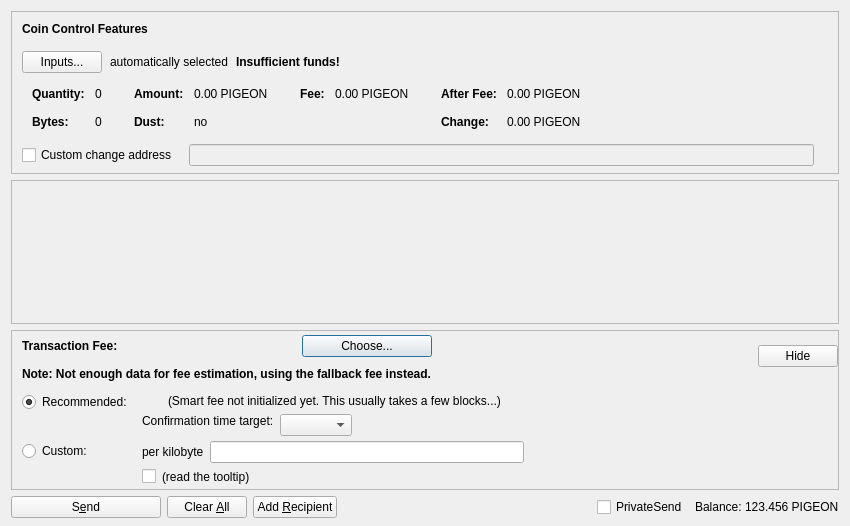
<?xml version="1.0" encoding="UTF-8"?>
<ui version="4.0">
 <class>SendCoinsDialog</class>
 <widget class="QDialog" name="SendCoinsDialog">
  <property name="geometry">
   <rect>
    <x>0</x>
    <y>0</y>
    <width>850</width>
    <height>526</height>
   </rect>
  </property>
  <property name="windowTitle">
   <string>Send Coins</string>
  </property>
  <layout class="QVBoxLayout" name="verticalLayout" stretch="0,1,0,0">
   <property name="bottomMargin">
    <number>8</number>
   </property>
   <item>
    <widget class="QFrame" name="frameCoinControl">
     <property name="sizePolicy">
      <sizepolicy hsizetype="Expanding" vsizetype="Expanding">
       <horstretch>0</horstretch>
       <verstretch>0</verstretch>
      </sizepolicy>
     </property>
     <property name="maximumSize">
      <size>
       <width>16777215</width>
       <height>16777215</height>
      </size>
     </property>
     <property name="frameShape">
      <enum>QFrame::StyledPanel</enum>
     </property>
     <property name="frameShadow">
      <enum>QFrame::Sunken</enum>
     </property>
     <layout class="QVBoxLayout" name="verticalLayoutCoinControl2">
      <property name="spacing">
       <number>0</number>
      </property>
      <property name="leftMargin">
       <number>0</number>
      </property>
      <property name="topMargin">
       <number>0</number>
      </property>
      <property name="rightMargin">
       <number>0</number>
      </property>
      <property name="bottomMargin">
       <number>6</number>
      </property>
      <item>
       <layout class="QVBoxLayout" name="verticalLayoutCoinControl" stretch="0,0,0,0,1">
        <property name="spacing">
         <number>0</number>
        </property>
        <property name="leftMargin">
         <number>10</number>
        </property>
        <property name="topMargin">
         <number>10</number>
        </property>
        <item>
         <layout class="QHBoxLayout" name="horizontalLayoutCoinControl1">
          <property name="bottomMargin">
           <number>15</number>
          </property>
          <item>
           <widget class="QLabel" name="labelCoinControlFeatures">
            <property name="sizePolicy">
             <sizepolicy hsizetype="Preferred" vsizetype="Maximum">
              <horstretch>0</horstretch>
              <verstretch>0</verstretch>
             </sizepolicy>
            </property>
            <property name="font">
             <font>
              <weight>75</weight>
              <bold>true</bold>
             </font>
            </property>
            <property name="styleSheet">
             <string notr="true">font-weight:bold;</string>
            </property>
            <property name="text">
             <string>Coin Control Features</string>
            </property>
           </widget>
          </item>
         </layout>
        </item>
        <item>
         <layout class="QHBoxLayout" name="horizontalLayoutCoinControl2" stretch="0,0,0,0">
          <property name="spacing">
           <number>8</number>
          </property>
          <property name="bottomMargin">
           <number>10</number>
          </property>
          <item>
           <widget class="QPushButton" name="pushButtonCoinControl">
            <property name="styleSheet">
             <string notr="true"/>
            </property>
            <property name="text">
             <string>Inputs...</string>
            </property>
            <property name="autoDefault">
             <bool>false</bool>
            </property>
           </widget>
          </item>
          <item>
           <widget class="QLabel" name="labelCoinControlAutomaticallySelected">
            <property name="text">
             <string>automatically selected</string>
            </property>
            <property name="margin">
             <number>5</number>
            </property>
           </widget>
          </item>
          <item>
           <widget class="QLabel" name="labelCoinControlInsuffFunds">
            <property name="font">
             <font>
              <weight>75</weight>
              <bold>true</bold>
             </font>
            </property>
            <property name="styleSheet">
             <string notr="true">font-weight:bold;</string>
            </property>
            <property name="text">
             <string>Insufficient funds!</string>
            </property>
            <property name="margin">
             <number>5</number>
            </property>
           </widget>
          </item>
          <item>
           <spacer name="horizontalSpacerCoinControl">
            <property name="orientation">
             <enum>Qt::Horizontal</enum>
            </property>
            <property name="sizeHint" stdset="0">
             <size>
              <width>40</width>
              <height>1</height>
             </size>
            </property>
           </spacer>
          </item>
         </layout>
        </item>
        <item>
         <widget class="QWidget" name="widgetCoinControl" native="true">
          <property name="sizePolicy">
           <sizepolicy hsizetype="Preferred" vsizetype="Preferred">
            <horstretch>0</horstretch>
            <verstretch>0</verstretch>
           </sizepolicy>
          </property>
          <property name="minimumSize">
           <size>
            <width>0</width>
            <height>0</height>
           </size>
          </property>
          <property name="styleSheet">
           <string notr="true"/>
          </property>
          <layout class="QHBoxLayout" name="horizontalLayoutCoinControl5">
           <property name="leftMargin">
            <number>0</number>
           </property>
           <property name="topMargin">
            <number>0</number>
           </property>
           <property name="rightMargin">
            <number>0</number>
           </property>
           <property name="bottomMargin">
            <number>0</number>
           </property>
           <item>
            <layout class="QHBoxLayout" name="horizontalLayoutCoinControl3" stretch="0,0,0,1">
             <property name="spacing">
              <number>20</number>
             </property>
             <property name="topMargin">
              <number>0</number>
             </property>
             <property name="bottomMargin">
              <number>10</number>
             </property>
             <item>
              <layout class="QFormLayout" name="formLayoutCoinControl1">
               <property name="horizontalSpacing">
                <number>10</number>
               </property>
               <property name="verticalSpacing">
                <number>14</number>
               </property>
               <property name="leftMargin">
                <number>10</number>
               </property>
               <property name="topMargin">
                <number>4</number>
               </property>
               <property name="rightMargin">
                <number>6</number>
               </property>
               <item row="0" column="0">
                <widget class="QLabel" name="labelCoinControlQuantityText">
                 <property name="font">
                  <font>
                   <weight>75</weight>
                   <bold>true</bold>
                  </font>
                 </property>
                 <property name="text">
                  <string>Quantity:</string>
                 </property>
                 <property name="margin">
                  <number>0</number>
                 </property>
                </widget>
               </item>
               <item row="0" column="1">
                <widget class="QLabel" name="labelCoinControlQuantity">
                 <property name="cursor">
                  <cursorShape>IBeamCursor</cursorShape>
                 </property>
                 <property name="contextMenuPolicy">
                  <enum>Qt::ActionsContextMenu</enum>
                 </property>
                 <property name="text">
                  <string notr="true">0</string>
                 </property>
                 <property name="margin">
                  <number>0</number>
                 </property>
                 <property name="textInteractionFlags">
                  <set>Qt::LinksAccessibleByMouse|Qt::TextSelectableByKeyboard|Qt::TextSelectableByMouse</set>
                 </property>
                </widget>
               </item>
               <item row="1" column="0">
                <widget class="QLabel" name="labelCoinControlBytesText">
                 <property name="font">
                  <font>
                   <weight>75</weight>
                   <bold>true</bold>
                  </font>
                 </property>
                 <property name="text">
                  <string>Bytes:</string>
                 </property>
                </widget>
               </item>
               <item row="1" column="1">
                <widget class="QLabel" name="labelCoinControlBytes">
                 <property name="cursor">
                  <cursorShape>IBeamCursor</cursorShape>
                 </property>
                 <property name="contextMenuPolicy">
                  <enum>Qt::ActionsContextMenu</enum>
                 </property>
                 <property name="text">
                  <string notr="true">0</string>
                 </property>
                 <property name="textInteractionFlags">
                  <set>Qt::LinksAccessibleByMouse|Qt::TextSelectableByKeyboard|Qt::TextSelectableByMouse</set>
                 </property>
                </widget>
               </item>
              </layout>
             </item>
             <item>
              <layout class="QFormLayout" name="formLayoutCoinControl2">
               <property name="horizontalSpacing">
                <number>10</number>
               </property>
               <property name="verticalSpacing">
                <number>14</number>
               </property>
               <property name="leftMargin">
                <number>6</number>
               </property>
               <property name="topMargin">
                <number>4</number>
               </property>
               <property name="rightMargin">
                <number>6</number>
               </property>
               <item row="0" column="0">
                <widget class="QLabel" name="labelCoinControlAmountText">
                 <property name="font">
                  <font>
                   <weight>75</weight>
                   <bold>true</bold>
                  </font>
                 </property>
                 <property name="text">
                  <string>Amount:</string>
                 </property>
                 <property name="margin">
                  <number>0</number>
                 </property>
                </widget>
               </item>
               <item row="0" column="1">
                <widget class="QLabel" name="labelCoinControlAmount">
                 <property name="cursor">
                  <cursorShape>IBeamCursor</cursorShape>
                 </property>
                 <property name="contextMenuPolicy">
                  <enum>Qt::ActionsContextMenu</enum>
                 </property>
                 <property name="text">
                  <string notr="true">0.00 PIGEON</string>
                 </property>
                 <property name="textInteractionFlags">
                  <set>Qt::LinksAccessibleByMouse|Qt::TextSelectableByKeyboard|Qt::TextSelectableByMouse</set>
                 </property>
                </widget>
               </item>
               <item row="1" column="0">
                <widget class="QLabel" name="labelCoinControlLowOutputText">
                 <property name="font">
                  <font>
                   <weight>75</weight>
                   <bold>true</bold>
                  </font>
                 </property>
                 <property name="text">
                  <string>Dust:</string>
                 </property>
                </widget>
               </item>
               <item row="1" column="1">
                <widget class="QLabel" name="labelCoinControlLowOutput">
                 <property name="cursor">
                  <cursorShape>IBeamCursor</cursorShape>
                 </property>
                 <property name="contextMenuPolicy">
                  <enum>Qt::ActionsContextMenu</enum>
                 </property>
                 <property name="text">
                  <string notr="true">no</string>
                 </property>
                 <property name="textInteractionFlags">
                  <set>Qt::LinksAccessibleByMouse|Qt::TextSelectableByKeyboard|Qt::TextSelectableByMouse</set>
                 </property>
                </widget>
               </item>
              </layout>
             </item>
             <item>
              <layout class="QFormLayout" name="formLayoutCoinControl3">
               <property name="horizontalSpacing">
                <number>10</number>
               </property>
               <property name="verticalSpacing">
                <number>14</number>
               </property>
               <property name="leftMargin">
                <number>6</number>
               </property>
               <property name="topMargin">
                <number>4</number>
               </property>
               <property name="rightMargin">
                <number>6</number>
               </property>
               <item row="0" column="0">
                <widget class="QLabel" name="labelCoinControlFeeText">
                 <property name="font">
                  <font>
                   <weight>75</weight>
                   <bold>true</bold>
                  </font>
                 </property>
                 <property name="text">
                  <string>Fee:</string>
                 </property>
                 <property name="margin">
                  <number>0</number>
                 </property>
                </widget>
               </item>
               <item row="0" column="1">
                <widget class="QLabel" name="labelCoinControlFee">
                 <property name="cursor">
                  <cursorShape>IBeamCursor</cursorShape>
                 </property>
                 <property name="contextMenuPolicy">
                  <enum>Qt::ActionsContextMenu</enum>
                 </property>
                 <property name="text">
                  <string notr="true">0.00 PIGEON</string>
                 </property>
                 <property name="textInteractionFlags">
                  <set>Qt::LinksAccessibleByMouse|Qt::TextSelectableByKeyboard|Qt::TextSelectableByMouse</set>
                 </property>
                </widget>
               </item>
              </layout>
             </item>
             <item>
              <layout class="QFormLayout" name="formLayoutCoinControl4">
               <property name="horizontalSpacing">
                <number>10</number>
               </property>
               <property name="verticalSpacing">
                <number>14</number>
               </property>
               <property name="leftMargin">
                <number>6</number>
               </property>
               <property name="topMargin">
                <number>4</number>
               </property>
               <property name="rightMargin">
                <number>6</number>
               </property>
               <item row="0" column="0">
                <widget class="QLabel" name="labelCoinControlAfterFeeText">
                 <property name="font">
                  <font>
                   <weight>75</weight>
                   <bold>true</bold>
                  </font>
                 </property>
                 <property name="text">
                  <string>After Fee:</string>
                 </property>
                 <property name="margin">
                  <number>0</number>
                 </property>
                </widget>
               </item>
               <item row="0" column="1">
                <widget class="QLabel" name="labelCoinControlAfterFee">
                 <property name="cursor">
                  <cursorShape>IBeamCursor</cursorShape>
                 </property>
                 <property name="contextMenuPolicy">
                  <enum>Qt::ActionsContextMenu</enum>
                 </property>
                 <property name="text">
                  <string notr="true">0.00 PIGEON</string>
                 </property>
                 <property name="textInteractionFlags">
                  <set>Qt::LinksAccessibleByMouse|Qt::TextSelectableByKeyboard|Qt::TextSelectableByMouse</set>
                 </property>
                </widget>
               </item>
               <item row="1" column="0">
                <widget class="QLabel" name="labelCoinControlChangeText">
                 <property name="font">
                  <font>
                   <weight>75</weight>
                   <bold>true</bold>
                  </font>
                 </property>
                 <property name="text">
                  <string>Change:</string>
                 </property>
                </widget>
               </item>
               <item row="1" column="1">
                <widget class="QLabel" name="labelCoinControlChange">
                 <property name="cursor">
                  <cursorShape>IBeamCursor</cursorShape>
                 </property>
                 <property name="contextMenuPolicy">
                  <enum>Qt::ActionsContextMenu</enum>
                 </property>
                 <property name="text">
                  <string notr="true">0.00 PIGEON</string>
                 </property>
                 <property name="textInteractionFlags">
                  <set>Qt::LinksAccessibleByMouse|Qt::TextSelectableByKeyboard|Qt::TextSelectableByMouse</set>
                 </property>
                </widget>
               </item>
              </layout>
             </item>
            </layout>
           </item>
          </layout>
         </widget>
        </item>
        <item>
         <layout class="QHBoxLayout" name="horizontalLayoutCoinControl4" stretch="0,0,0">
          <property name="spacing">
           <number>12</number>
          </property>
          <property name="sizeConstraint">
           <enum>QLayout::SetDefaultConstraint</enum>
          </property>
          <property name="topMargin">
           <number>5</number>
          </property>
          <property name="rightMargin">
           <number>5</number>
          </property>
          <item>
           <widget class="QCheckBox" name="checkBoxCoinControlChange">
            <property name="toolTip">
             <string>If this is activated, but the change address is empty or invalid, change will be sent to a newly generated address.</string>
            </property>
            <property name="text">
             <string>Custom change address</string>
            </property>
           </widget>
          </item>
          <item>
           <widget class="QValidatedLineEdit" name="lineEditCoinControlChange">
            <property name="enabled">
             <bool>false</bool>
            </property>
            <property name="sizePolicy">
             <sizepolicy hsizetype="Expanding" vsizetype="Fixed">
              <horstretch>0</horstretch>
              <verstretch>0</verstretch>
             </sizepolicy>
            </property>
           </widget>
          </item>
          <item>
           <widget class="QLabel" name="labelCoinControlChangeLabel">
            <property name="sizePolicy">
             <sizepolicy hsizetype="Preferred" vsizetype="Expanding">
              <horstretch>0</horstretch>
              <verstretch>0</verstretch>
             </sizepolicy>
            </property>
            <property name="minimumSize">
             <size>
              <width>0</width>
              <height>0</height>
             </size>
            </property>
            <property name="text">
             <string/>
            </property>
            <property name="margin">
             <number>3</number>
            </property>
           </widget>
          </item>
         </layout>
        </item>
        <item>
         <spacer name="verticalSpacerCoinControl">
          <property name="orientation">
           <enum>Qt::Vertical</enum>
          </property>
          <property name="sizeHint" stdset="0">
           <size>
            <width>800</width>
            <height>1</height>
           </size>
          </property>
         </spacer>
        </item>
       </layout>
      </item>
     </layout>
    </widget>
   </item>
   <item>
    <widget class="QScrollArea" name="scrollArea">
     <property name="widgetResizable">
      <bool>true</bool>
     </property>
     <widget class="QWidget" name="scrollAreaWidgetContents">
      <property name="geometry">
       <rect>
        <x>0</x>
        <y>0</y>
        <width>830</width>
        <height>104</height>
       </rect>
      </property>
      <layout class="QVBoxLayout" name="verticalLayout_2" stretch="0,1">
       <property name="leftMargin">
        <number>0</number>
       </property>
       <property name="topMargin">
        <number>0</number>
       </property>
       <property name="rightMargin">
        <number>0</number>
       </property>
       <property name="bottomMargin">
        <number>0</number>
       </property>
       <item>
        <layout class="QVBoxLayout" name="entries">
         <property name="spacing">
          <number>6</number>
         </property>
        </layout>
       </item>
       <item>
        <spacer name="verticalSpacer">
         <property name="orientation">
          <enum>Qt::Vertical</enum>
         </property>
         <property name="sizeHint" stdset="0">
          <size>
           <width>20</width>
           <height>40</height>
          </size>
         </property>
        </spacer>
       </item>
      </layout>
     </widget>
    </widget>
   </item>
   <item>
    <widget class="QFrame" name="frameFee">
     <property name="sizePolicy">
      <sizepolicy hsizetype="Expanding" vsizetype="Expanding">
       <horstretch>0</horstretch>
       <verstretch>0</verstretch>
      </sizepolicy>
     </property>
     <property name="maximumSize">
      <size>
       <width>16777215</width>
       <height>16777215</height>
      </size>
     </property>
     <property name="frameShape">
      <enum>QFrame::StyledPanel</enum>
     </property>
     <property name="frameShadow">
      <enum>QFrame::Sunken</enum>
     </property>
     <layout class="QVBoxLayout" name="verticalLayoutFee1">
      <property name="spacing">
       <number>0</number>
      </property>
      <property name="leftMargin">
       <number>0</number>
      </property>
      <property name="topMargin">
       <number>0</number>
      </property>
      <property name="rightMargin">
       <number>0</number>
      </property>
      <property name="bottomMargin">
       <number>0</number>
      </property>
      <item>
       <layout class="QVBoxLayout" name="verticalLayoutFee2" stretch="0,0,0">
        <property name="spacing">
         <number>0</number>
        </property>
        <property name="leftMargin">
         <number>10</number>
        </property>
        <property name="topMargin">
         <number>0</number>
        </property>
        <item>
         <layout class="QHBoxLayout" name="horizontalLayoutFee1">
          <property name="bottomMargin">
           <number>0</number>
          </property>
          <item>
           <layout class="QVBoxLayout" name="verticalLayoutFee7">
            <property name="spacing">
             <number>0</number>
            </property>
            <item>
             <spacer name="verticalSpacerSmartFee">
              <property name="orientation">
               <enum>Qt::Vertical</enum>
              </property>
              <property name="sizeType">
               <enum>QSizePolicy::Fixed</enum>
              </property>
              <property name="sizeHint" stdset="0">
               <size>
                <width>1</width>
                <height>4</height>
               </size>
              </property>
             </spacer>
            </item>
            <item>
             <layout class="QHBoxLayout" name="horizontalLayoutSmartFee">
              <property name="spacing">
               <number>10</number>
              </property>
              <item>
               <widget class="QLabel" name="labelFeeHeadline">
                <property name="sizePolicy">
                 <sizepolicy hsizetype="Preferred" vsizetype="Maximum">
                  <horstretch>0</horstretch>
                  <verstretch>0</verstretch>
                 </sizepolicy>
                </property>
                <property name="font">
                 <font>
                  <weight>75</weight>
                  <bold>true</bold>
                 </font>
                </property>
                <property name="styleSheet">
                 <string notr="true">font-weight:bold;</string>
                </property>
                <property name="text">
                 <string>Transaction Fee:</string>
                </property>
               </widget>
              </item>
              <item>
               <widget class="QLabel" name="labelFeeMinimized">
                <property name="text">
                 <string/>
                </property>
               </widget>
              </item>
              <item>
               <widget class="QPushButton" name="buttonChooseFee">
                <property name="text">
                 <string>Choose...</string>
                </property>
               </widget>
              </item>
             </layout>
            </item>
            <item>
             <spacer name="verticalSpacer_7">
              <property name="orientation">
               <enum>Qt::Vertical</enum>
              </property>
              <property name="sizeHint" stdset="0">
               <size>
                <width>1</width>
                <height>10</height>
               </size>
              </property>
             </spacer>
            </item>
            <item>
             <widget class="QLabel" name="fallbackFeeWarningLabel">
              <property name="toolTip">
               <string>Using the fallbackfee can result in sending a transaction that will take several hours or days (or never) to confirm. Consider choosing your fee manually or wait until you have validated the complete chain.</string>
              </property>
              <property name="font">
              <font>
                  <weight>75</weight>
                  <bold>true</bold>
              </font>
              </property>
              <property name="text">
               <string>Note: Not enough data for fee estimation, using the fallback fee instead.</string>
              </property>
              <property name="wordWrap">
               <bool>false</bool>
              </property>
             </widget>
            </item>
            <item>
             <spacer name="verticalSpacer_5">
              <property name="orientation">
               <enum>Qt::Vertical</enum>
              </property>
              <property name="sizeHint" stdset="0">
               <size>
                <width>1</width>
                <height>1</height>
               </size>
              </property>
             </spacer>
            </item>
           </layout>
          </item>
          <item>
           <spacer name="horizontalSpacer_4">
            <property name="orientation">
             <enum>Qt::Horizontal</enum>
            </property>
            <property name="sizeHint" stdset="0">
             <size>
              <width>1</width>
              <height>1</height>
             </size>
            </property>
           </spacer>
          </item>
          <item>
           <widget class="QPushButton" name="buttonMinimizeFee">
            <property name="toolTip">
             <string>collapse fee-settings</string>
            </property>
            <property name="text">
             <string>Hide</string>
            </property>
           </widget>
          </item>
         </layout>
        </item>
        <item>
         <widget class="QFrame" name="frameFeeSelection">
          <layout class="QVBoxLayout" name="verticalLayoutFee12">
           <property name="spacing">
            <number>0</number>
           </property>
           <property name="leftMargin">
            <number>0</number>
           </property>
           <property name="topMargin">
            <number>0</number>
           </property>
           <property name="rightMargin">
            <number>0</number>
           </property>
           <property name="bottomMargin">
            <number>0</number>
           </property>
           <item>
            <layout class="QGridLayout" name="gridLayoutFee">
             <property name="topMargin">
              <number>10</number>
             </property>
             <property name="bottomMargin">
              <number>4</number>
             </property>
             <property name="horizontalSpacing">
              <number>10</number>
             </property>
             <property name="verticalSpacing">
              <number>4</number>
             </property>
             <item row="1" column="1">
              <layout class="QVBoxLayout" name="verticalLayoutFee8">
               <property name="spacing">
                <number>6</number>
               </property>
               <item>
                <layout class="QHBoxLayout" name="horizontalLayoutFee13">
                 <item>
                  <widget class="QLabel" name="labelCustomPerKilobyte">
                   <property name="toolTip">
                    <string>If the custom fee is set to 1000 duffs and the transaction is only 250 bytes, then &quot;per kilobyte&quot; only pays 250 duffs in fee,&lt;br /&gt;while &quot;at least&quot; pays 1000 duffs. For transactions bigger than a kilobyte both pay by kilobyte.</string>
                   </property>
                   <property name="text">
                    <string>per kilobyte</string>
                   </property>
                  </widget>
                 </item>
                 <item>
                  <widget class="BitcoinAmountField" name="customFee"/>
                 </item>
                 <item>
                  <spacer name="horizontalSpacer_6">
                   <property name="orientation">
                    <enum>Qt::Horizontal</enum>
                   </property>
                   <property name="sizeHint" stdset="0">
                    <size>
                     <width>1</width>
                     <height>1</height>
                    </size>
                   </property>
                  </spacer>
                 </item>
                </layout>
               </item>
               <item>
                <layout class="QHBoxLayout" name="horizontalLayoutFee8">
                 <item>
                  <widget class="QCheckBox" name="checkBoxMinimumFee">
                   <property name="toolTip">
                    <string>Paying only the minimum fee is just fine as long as there is less transaction volume than space in the blocks.&lt;br /&gt;But be aware that this can end up in a never confirming transaction once there is more demand for pigeon transactions than the network can process.</string>
                   </property>
                   <property name="text">
                    <string/>
                   </property>
                  </widget>
                 </item>
                 <item>
                  <widget class="QLabel" name="labelMinFeeWarning">
                   <property name="enabled">
                    <bool>true</bool>
                   </property>
                   <property name="toolTip">
                    <string>Paying only the minimum fee is just fine as long as there is less transaction volume than space in the blocks.&lt;br /&gt;But be aware that this can end up in a never confirming transaction once there is more demand for pigeon transactions than the network can process.</string>
                   </property>
                   <property name="text">
                    <string>(read the tooltip)</string>
                   </property>
                   <property name="margin">
                    <number>5</number>
                   </property>
                  </widget>
                 </item>
                 <item>
                  <spacer name="horizontalSpacer_2">
                   <property name="orientation">
                    <enum>Qt::Horizontal</enum>
                   </property>
                   <property name="sizeHint" stdset="0">
                    <size>
                     <width>1</width>
                     <height>1</height>
                    </size>
                   </property>
                  </spacer>
                 </item>
                </layout>
               </item>
              </layout>
             </item>
             <item row="0" column="0">
              <layout class="QVBoxLayout" name="verticalLayoutFee4" stretch="0,1">
               <item>
                <widget class="QRadioButton" name="radioSmartFee">
                 <property name="text">
                  <string>Recommended:</string>
                 </property>
                 <property name="checked">
                  <bool>true</bool>
                 </property>
                 <attribute name="buttonGroup">
                  <string notr="true">groupFee</string>
                 </attribute>
                </widget>
               </item>
               <item>
                <spacer name="verticalSpacer_2">
                 <property name="orientation">
                  <enum>Qt::Vertical</enum>
                 </property>
                 <property name="sizeHint" stdset="0">
                  <size>
                   <width>1</width>
                   <height>1</height>
                  </size>
                 </property>
                </spacer>
               </item>
              </layout>
             </item>
             <item row="1" column="0">
              <layout class="QVBoxLayout" name="verticalLayoutFee9" stretch="0,1">
               <item>
                <widget class="QRadioButton" name="radioCustomFee">
                 <property name="text">
                  <string>Custom:</string>
                 </property>
                 <attribute name="buttonGroup">
                  <string notr="true">groupFee</string>
                 </attribute>
                </widget>
               </item>
               <item>
                <spacer name="verticalSpacer_6">
                 <property name="orientation">
                  <enum>Qt::Vertical</enum>
                 </property>
                 <property name="sizeHint" stdset="0">
                  <size>
                   <width>1</width>
                   <height>1</height>
                  </size>
                 </property>
                </spacer>
               </item>
              </layout>
             </item>
             <item row="0" column="1">
              <layout class="QVBoxLayout" name="verticalLayoutFee3" stretch="0,0,1">
               <property name="spacing">
                <number>6</number>
               </property>
               <property name="topMargin">
                <number>2</number>
               </property>
               <item>
                <layout class="QHBoxLayout" name="horizontalLayoutFee12">
                 <item>
                  <widget class="QLabel" name="labelSmartFee">
                   <property name="text">
                    <string/>
                   </property>
                   <property name="margin">
                    <number>2</number>
                   </property>
                  </widget>
                 </item>
                 <item>
                  <widget class="QLabel" name="labelFeeEstimation">
                   <property name="text">
                    <string/>
                   </property>
                  </widget>
                 </item>
                 <item>
                  <widget class="QLabel" name="labelSmartFee2">
                   <property name="text">
                    <string>(Smart fee not initialized yet. This usually takes a few blocks...)</string>
                   </property>
                   <property name="margin">
                    <number>2</number>
                   </property>
                  </widget>
                 </item>
                 <item>
                  <spacer name="horizontalSpacer_5">
                   <property name="orientation">
                    <enum>Qt::Horizontal</enum>
                   </property>
                   <property name="sizeHint" stdset="0">
                    <size>
                     <width>1</width>
                     <height>1</height>
                    </size>
                   </property>
                  </spacer>
                 </item>
                </layout>
               </item>
               <item>
                <layout class="QHBoxLayout" name="horizontalLayoutFee9">
                 <item>
                  <layout class="QVBoxLayout" name="verticalLayoutFee6">
                   <item>
                    <widget class="QLabel" name="labelSmartFee3">
                     <property name="text">
                      <string>Confirmation time target:</string>
                     </property>
                     <property name="margin">
                      <number>2</number>
                     </property>
                    </widget>
                   </item>
                   <item>
                    <spacer name="verticalSpacer_3">
                     <property name="orientation">
                      <enum>Qt::Vertical</enum>
                     </property>
                     <property name="sizeHint" stdset="0">
                      <size>
                       <width>1</width>
                       <height>1</height>
                      </size>
                     </property>
                    </spacer>
                   </item>
                  </layout>
                 </item>
                 <item>
                  <layout class="QVBoxLayout" name="verticalLayoutFee5">
                   <property name="rightMargin">
                    <number>30</number>
                   </property>
                   <item>
                    <layout class="QHBoxLayout" name="horizontalLayoutConfTarget">
                     <property name="bottomMargin">
                      <number>0</number>
                     </property>
                     <item>
                      <widget class="QComboBox" name="confTargetSelector"/>
                     </item>
                     <item>
                      <spacer name="horizontalSpacerConfTarget">
                       <property name="orientation">
                        <enum>Qt::Horizontal</enum>
                       </property>
                       <property name="sizeHint" stdset="0">
                        <size>
                         <width>40</width>
                         <height>20</height>
                        </size>
                       </property>
                      </spacer>
                     </item>
                    </layout>
                   </item>
                  </layout>
                 </item>
                </layout>
               </item>
               <item>
                <spacer name="verticalSpacer_4">
                 <property name="orientation">
                  <enum>Qt::Vertical</enum>
                 </property>
                 <property name="sizeHint" stdset="0">
                  <size>
                   <width>1</width>
                   <height>1</height>
                  </size>
                 </property>
                </spacer>
               </item>
              </layout>
             </item>
            </layout>
           </item>
          </layout>
         </widget>
        </item>
        <item>
         <spacer name="verticalSpacerFee">
          <property name="orientation">
           <enum>Qt::Vertical</enum>
          </property>
          <property name="sizeHint" stdset="0">
           <size>
            <width>800</width>
            <height>1</height>
           </size>
          </property>
         </spacer>
        </item>
       </layout>
      </item>
     </layout>
    </widget>
   </item>
   <item>
    <layout class="QHBoxLayout" name="horizontalLayout">
     <item>
      <widget class="QPushButton" name="sendButton">
       <property name="minimumSize">
        <size>
         <width>150</width>
         <height>0</height>
        </size>
       </property>
       <property name="toolTip">
        <string>Confirm the send action</string>
       </property>
       <property name="text">
        <string>S&amp;end</string>
       </property>
       <property name="autoDefault">
        <bool>false</bool>
       </property>
       <property name="default">
        <bool>false</bool>
       </property>
      </widget>
     </item>
     <item>
      <widget class="QPushButton" name="clearButton">
       <property name="sizePolicy">
        <sizepolicy hsizetype="Minimum" vsizetype="Fixed">
         <horstretch>0</horstretch>
         <verstretch>0</verstretch>
        </sizepolicy>
       </property>
       <property name="toolTip">
        <string>Clear all fields of the form.</string>
       </property>
       <property name="text">
        <string>Clear &amp;All</string>
       </property>
       <property name="autoDefault">
        <bool>false</bool>
       </property>
      </widget>
     </item>
     <item>
      <widget class="QPushButton" name="addButton">
       <property name="toolTip">
        <string>Send to multiple recipients at once</string>
       </property>
       <property name="text">
        <string>Add &amp;Recipient</string>
       </property>
       <property name="autoDefault">
        <bool>false</bool>
       </property>
      </widget>
     </item>
     <item>
      <spacer name="horizontalSpacer">
       <property name="orientation">
        <enum>Qt::Horizontal</enum>
       </property>
       <property name="sizeHint" stdset="0">
        <size>
         <width>40</width>
         <height>20</height>
        </size>
       </property>
      </spacer>
     </item>
     <item>
      <layout class="QHBoxLayout" name="horizontalLayout_2">
       <property name="spacing">
        <number>3</number>
       </property>
       <item>
        <widget class="QCheckBox" name="checkUsePrivateSend">
         <property name="minimumSize">
          <size>
           <width>95</width>
           <height>0</height>
          </size>
         </property>
         <property name="text">
          <string>PrivateSend</string>
         </property>
         <property name="checked">
          <bool>false</bool>
         </property>
        </widget>
       </item>
       <item>
        <widget class="QLabel" name="label">
         <property name="text">
          <string>Balance:</string>
         </property>
        </widget>
       </item>
       <item>
        <widget class="QLabel" name="labelBalance">
         <property name="sizePolicy">
          <sizepolicy hsizetype="Preferred" vsizetype="Fixed">
           <horstretch>0</horstretch>
           <verstretch>0</verstretch>
          </sizepolicy>
         </property>
         <property name="cursor">
          <cursorShape>IBeamCursor</cursorShape>
         </property>
         <property name="text">
          <string notr="true">123.456 PIGEON</string>
         </property>
         <property name="textInteractionFlags">
          <set>Qt::LinksAccessibleByMouse|Qt::TextSelectableByKeyboard|Qt::TextSelectableByMouse</set>
         </property>
        </widget>
       </item>
      </layout>
     </item>
    </layout>
   </item>
  </layout>
 </widget>
 <customwidgets>
  <customwidget>
   <class>QValidatedLineEdit</class>
   <extends>QLineEdit</extends>
   <header>qvalidatedlineedit.h</header>
  </customwidget>
  <customwidget>
   <class>BitcoinAmountField</class>
   <extends>QLineEdit</extends>
   <header>bitcoinamountfield.h</header>
   <container>1</container>
  </customwidget>
 </customwidgets>
 <resources>
  <include location="../pigeon.qrc"/>
 </resources>
 <connections/>
 <buttongroups>
  <buttongroup name="groupFee"/>
 </buttongroups>
</ui>
